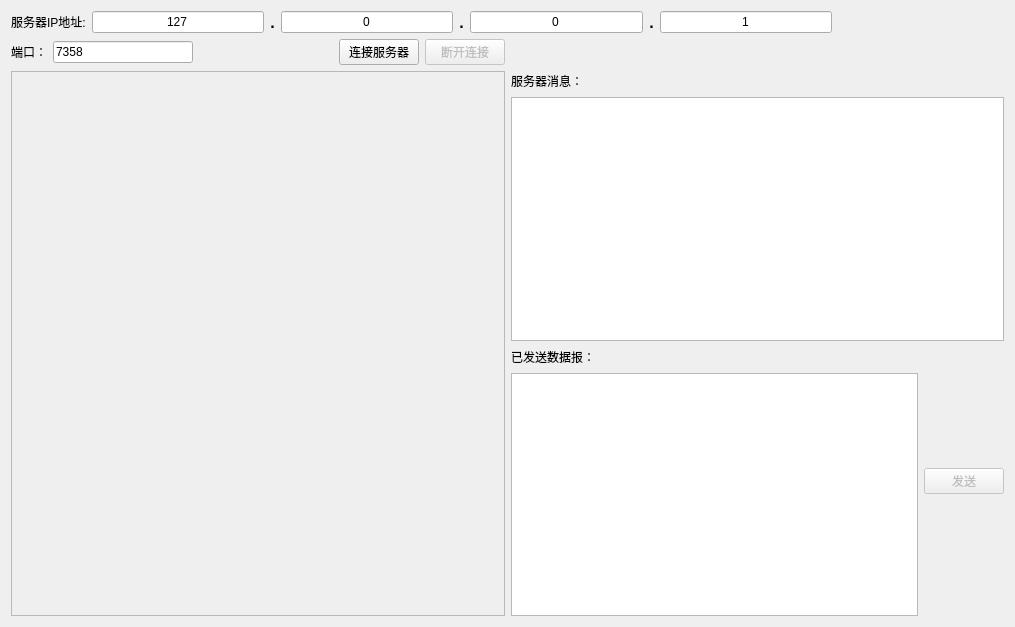
<?xml version="1.0" encoding="UTF-8"?>
<ui version="4.0">
 <class>GB26875ClientMode</class>
 <widget class="QWidget" name="GB26875ClientMode">
  <property name="geometry">
   <rect>
    <x>0</x>
    <y>0</y>
    <width>1015</width>
    <height>627</height>
   </rect>
  </property>
  <property name="windowTitle">
   <string>Form</string>
  </property>
  <layout class="QGridLayout" name="gridLayout">
   <item row="1" column="0">
    <layout class="QHBoxLayout" name="horizontalLayout_2">
     <item>
      <widget class="QLabel" name="label_5">
       <property name="text">
        <string>端口：</string>
       </property>
      </widget>
     </item>
     <item>
      <widget class="QLineEdit" name="lineEdit_IP_Port">
       <property name="text">
        <string>7358</string>
       </property>
      </widget>
     </item>
     <item>
      <spacer name="horizontalSpacer">
       <property name="orientation">
        <enum>Qt::Orientation::Horizontal</enum>
       </property>
       <property name="sizeHint" stdset="0">
        <size>
         <width>40</width>
         <height>20</height>
        </size>
       </property>
      </spacer>
     </item>
     <item>
      <widget class="QPushButton" name="pushButton_ConnectToServer">
       <property name="text">
        <string>连接服务器</string>
       </property>
      </widget>
     </item>
     <item>
      <widget class="QPushButton" name="pushButton_disConnect">
       <property name="enabled">
        <bool>false</bool>
       </property>
       <property name="text">
        <string>断开连接</string>
       </property>
      </widget>
     </item>
    </layout>
   </item>
   <item row="0" column="0" colspan="2">
    <layout class="QHBoxLayout" name="horizontalLayout">
     <item>
      <widget class="QLabel" name="label_4">
       <property name="text">
        <string>服务器IP地址:</string>
       </property>
      </widget>
     </item>
     <item>
      <widget class="QLineEdit" name="lineEdit_IP_1">
       <property name="text">
        <string>127</string>
       </property>
       <property name="alignment">
        <set>Qt::AlignmentFlag::AlignCenter</set>
       </property>
      </widget>
     </item>
     <item>
      <widget class="QLabel" name="label">
       <property name="font">
        <font>
         <pointsize>12</pointsize>
         <bold>true</bold>
        </font>
       </property>
       <property name="text">
        <string>.</string>
       </property>
       <property name="alignment">
        <set>Qt::AlignmentFlag::AlignCenter</set>
       </property>
      </widget>
     </item>
     <item>
      <widget class="QLineEdit" name="lineEdit_IP_2">
       <property name="text">
        <string>0</string>
       </property>
       <property name="alignment">
        <set>Qt::AlignmentFlag::AlignCenter</set>
       </property>
      </widget>
     </item>
     <item>
      <widget class="QLabel" name="label_2">
       <property name="font">
        <font>
         <pointsize>12</pointsize>
         <bold>true</bold>
        </font>
       </property>
       <property name="text">
        <string>.</string>
       </property>
       <property name="alignment">
        <set>Qt::AlignmentFlag::AlignCenter</set>
       </property>
      </widget>
     </item>
     <item>
      <widget class="QLineEdit" name="lineEdit_IP_3">
       <property name="text">
        <string>0</string>
       </property>
       <property name="alignment">
        <set>Qt::AlignmentFlag::AlignCenter</set>
       </property>
      </widget>
     </item>
     <item>
      <widget class="QLabel" name="label_3">
       <property name="font">
        <font>
         <pointsize>12</pointsize>
         <bold>true</bold>
        </font>
       </property>
       <property name="text">
        <string>.</string>
       </property>
       <property name="alignment">
        <set>Qt::AlignmentFlag::AlignCenter</set>
       </property>
      </widget>
     </item>
     <item>
      <widget class="QLineEdit" name="lineEdit_IP_4">
       <property name="text">
        <string>1</string>
       </property>
       <property name="alignment">
        <set>Qt::AlignmentFlag::AlignCenter</set>
       </property>
      </widget>
     </item>
     <item>
      <spacer name="horizontalSpacer_4">
       <property name="orientation">
        <enum>Qt::Orientation::Horizontal</enum>
       </property>
       <property name="sizeHint" stdset="0">
        <size>
         <width>40</width>
         <height>20</height>
        </size>
       </property>
      </spacer>
     </item>
    </layout>
   </item>
   <item row="3" column="1">
    <layout class="QVBoxLayout" name="verticalLayout_3">
     <item>
      <layout class="QVBoxLayout" name="verticalLayout">
       <item>
        <layout class="QHBoxLayout" name="horizontalLayout_3">
         <item>
          <widget class="QLabel" name="label_6">
           <property name="text">
            <string>服务器消息：</string>
           </property>
          </widget>
         </item>
         <item>
          <spacer name="horizontalSpacer_2">
           <property name="orientation">
            <enum>Qt::Orientation::Horizontal</enum>
           </property>
           <property name="sizeHint" stdset="0">
            <size>
             <width>40</width>
             <height>20</height>
            </size>
           </property>
          </spacer>
         </item>
        </layout>
       </item>
       <item>
        <widget class="QTextEdit" name="textEdit_ServerMessage"/>
       </item>
      </layout>
     </item>
     <item>
      <layout class="QHBoxLayout" name="horizontalLayout_5">
       <item>
        <layout class="QVBoxLayout" name="verticalLayout_2">
         <item>
          <layout class="QHBoxLayout" name="horizontalLayout_4">
           <item>
            <widget class="QLabel" name="label_7">
             <property name="text">
              <string>已发送数据报：</string>
             </property>
            </widget>
           </item>
           <item>
            <spacer name="horizontalSpacer_3">
             <property name="orientation">
              <enum>Qt::Orientation::Horizontal</enum>
             </property>
             <property name="sizeHint" stdset="0">
              <size>
               <width>40</width>
               <height>20</height>
              </size>
             </property>
            </spacer>
           </item>
          </layout>
         </item>
         <item>
          <widget class="QTextEdit" name="textEdit_SendMessage"/>
         </item>
        </layout>
       </item>
       <item>
        <widget class="QPushButton" name="pushButton_sendToServer">
         <property name="enabled">
          <bool>false</bool>
         </property>
         <property name="text">
          <string>发送</string>
         </property>
        </widget>
       </item>
      </layout>
     </item>
    </layout>
   </item>
   <item row="3" column="0">
    <widget class="QScrollArea" name="scrollArea">
     <property name="styleSheet">
      <string notr="true">
QScrollArea {
    border: 1px solid #cccccc;
    background-color: transparent;
}

QScrollArea &gt; QWidget &gt; QWidget {
    background-color: transparent;
}
</string>
     </property>
     <property name="widgetResizable">
      <bool>true</bool>
     </property>
     <widget class="QWidget" name="scrollAreaWidgetContents">
      <property name="geometry">
       <rect>
        <x>0</x>
        <y>0</y>
        <width>494</width>
        <height>547</height>
       </rect>
      </property>
      <layout class="QGridLayout" name="gridLayout_2"/>
     </widget>
    </widget>
   </item>
  </layout>
 </widget>
 <resources/>
 <connections/>
</ui>
